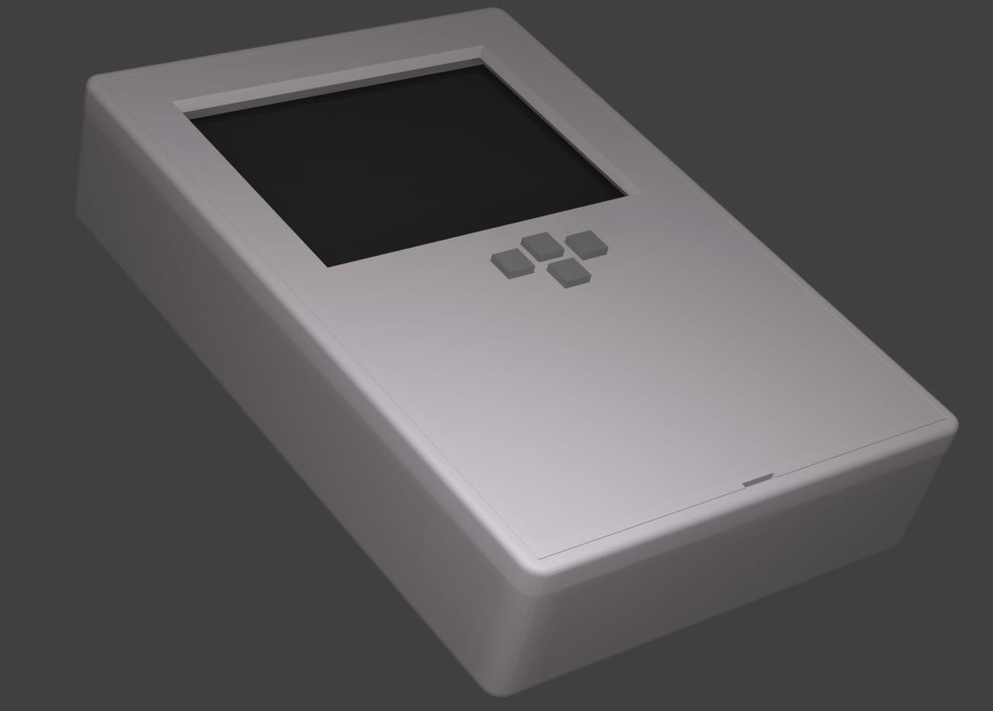
#> input picture media/Prototype_Model.jpg, 993 x 711 px, shrunk from 1304 x 934 before the run
$ python image_convert.py media/Prototype_Model.jpg
#> lines starting #> are read from the running program, lines starting #| are printed output that depends on the picture
#!/bin/python

# Converts images into lm-8 compatible binary formats

import sys
import os
from PIL import Image
import argparse

parser = argparse.ArgumentParser(description='Convert an image to a binary')
parser.add_argument('image', help='The image to convert')
args = parser.parse_args()
img = Image.open(args.image)
#> img is the input picture: PIL image 993x711 RGB; mean R, G, B 92.1, 89.8, 91.8
output = bytearray()

palette_img = Image.new('P', (16, 16))
#> palette_img: PIL image 16x16 P; every value is 0
palette_data = [  # https://lospec.com/palette-list/4-bit-rgb
    0, 0, 0,
    0, 85, 0,
    0, 170, 0,
    0, 255, 0,
    0, 0, 255,
    0, 85, 255,
    0, 170, 255,
    0, 255, 255,
    255, 0, 0,
    255, 85, 0,
    255, 170, 0,
    255, 255, 0,
    255, 0, 255,
    255, 85, 255,
    255, 170, 255,
    255, 255, 255,
]
palette_img.putpalette(palette_data * 16)
colorized = img.convert('RGB').quantize(palette=palette_img, dither=0)
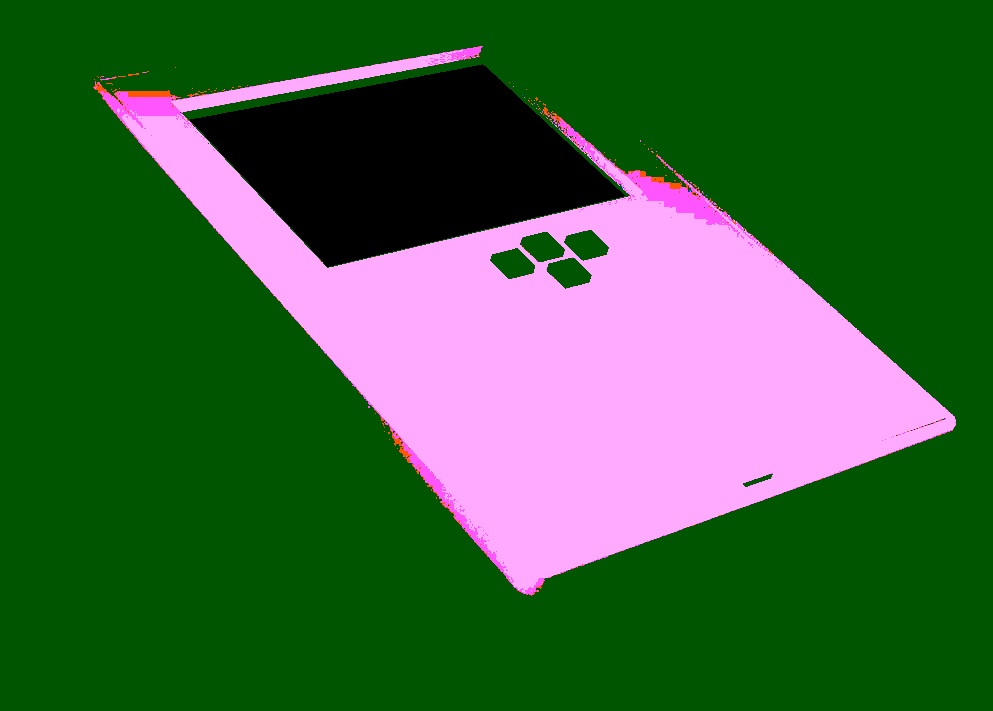
#> colorized: PIL image 993x711 P; mean R, G, B 61.9, 98.6, 61.3


# Convert a palette format image into tile bytes
def output_tile(image):
    pixels = image.load()
    buffer = []
    for y in range(image.size[1]):
        for x in range(image.size[0]):
            buffer.append(pixels[x, y])
    for k in range(int(len(buffer) / 2)):
        output.append(buffer[k * 2] << 4 | buffer[k * 2 + 1])


if not img.size[0] or not img.size[1] or img.size[0] % 8 or img.size[1] % 8:
    print("Image must be a multiple of 8x8 pixels")
#> (the run stopped early here; a loop or call above may not have finished)
